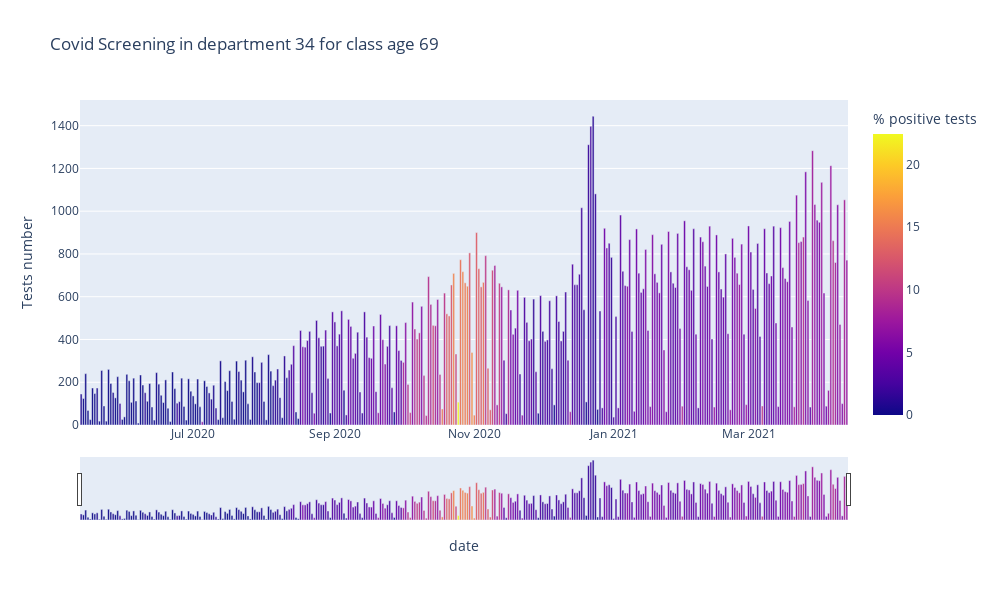

Source (notebook cell):
### Code cell
daily_test(69,'34')

### Figure 1 — Plotly figure (JSON) as saved in the notebook; plotly's stock layout.template omitted (floating-point values rounded to 4 significant figures; data arrays with more than 128 entries replaced by an {"elided": "..."} marker saying what was removed)
{"data": [{"alignmentgroup": "True", "hovertemplate": "date=%{x}<br>Tests number=%{y}<br>% positive tests=%{marker.color}<extra></extra>", "legendgroup": "", "marker": {"color": {"elided": "336 float values"}, "coloraxis": "coloraxis"}, "name": "", "offsetgroup": "", "orientation": "v", "showlegend": false, "textposition": "auto", "type": "bar", "x": {"elided": "336 str values"}, "xaxis": "x", "y": {"elided": "336 int values"}, "yaxis": "y"}], "layout": {"barmode": "relative", "coloraxis": {"colorbar": {"title": {"text": "% positive tests"}}, "colorscale": [[0, "#0d0887"], [0.1111, "#46039f"], [0.2222, "#7201a8"], [0.3333, "#9c179e"], [0.4444, "#bd3786"], [0.5556, "#d8576b"], [0.6667, "#ed7953"], [0.7778, "#fb9f3a"], [0.8889, "#fdca26"], [1, "#f0f921"]]}, "height": 600, "legend": {"tracegroupgap": 0}, "title": {"text": "Covid Screening in department 34 for class age 69 "}, "width": 1000, "xaxis": {"anchor": "y", "domain": [0, 1], "rangeslider": {"visible": true}, "title": {"text": "date"}}, "yaxis": {"anchor": "x", "domain": [0, 1], "title": {"text": "Tests number"}}}}
